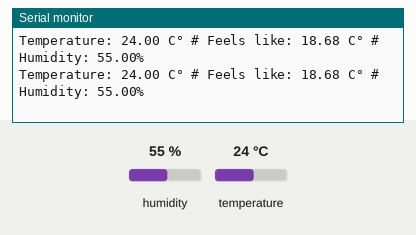
Simulated run of this sketch. Board: Arduino Uno, built with avr-gcc and run on an emulated ATmega328P. Shown: the last lines printed to the serial monitor. The test bench sets the inputs (shaded band); at power-on: humidity 55 %, temperature 24 °C.

Above: at 2.8 s.
2.9 s: humidity set to 22 %
At 5.0 s:
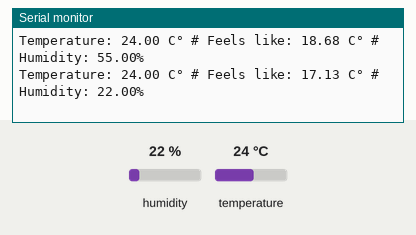
5.6 s: temperature set to 12 °C
At 6.7 s:
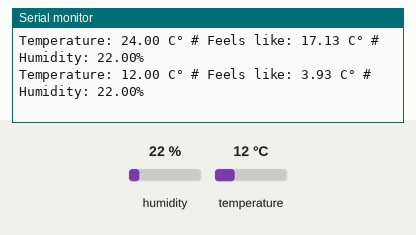
8.3 s: humidity set to 40 %
At 11.4 s:
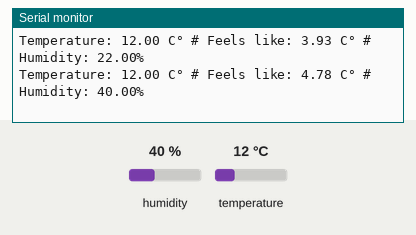
Timing chart, 0 to 12.9 s (numbered marks = the images above; inputs shaded):
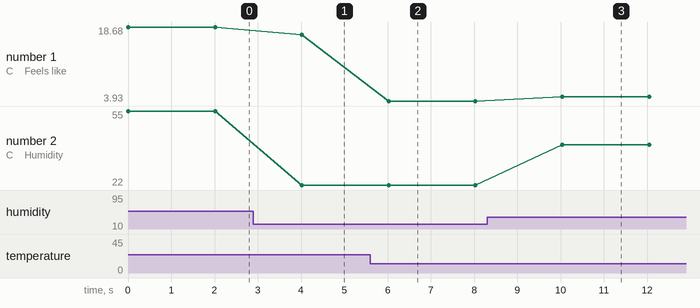

Measured:
- after the input at 2.9 s, the serial monitor: prints a new line after 1.1 s (image 1)
- after the input at 5.6 s, the serial monitor: prints a new line after 0.43 s (image 2)
- after the input at 8.3 s, the serial monitor: prints a new line after 1.7 s (image 3)
- plotted number 1: 18.68 → 17.13 after the input at 2.9 s, 17.13 → 3.93 after the input at 5.6 s, 3.93 → 4.78 after the input at 8.3 s
- plotted number 2: 55 → 22 after the input at 2.9 s, 22 → 40 after the input at 8.3 s

The sketch:

weather_dht22.ino
```cpp
#include "utility.hpp"

#define PIN_DHT 2
#define TYPE_DHT DHT22

DHT dht(PIN_DHT, TYPE_DHT);

float temperature = 0;
float humidity = 0;
float feelsLike = 0;

// the setup function runs once on power or reset
void setup() {
  // begin the DHT temperature sensor
  dht.begin();
  // begin serial connection for data transmission
  Serial.begin(9600);
  // wait for serial monitor
  while (!Serial);
}

// the loop function loops forever
void loop() {
  // read temperature
  temperature = dht.readTemperature();
  // read humidity
  humidity = dht.readHumidity();
  // calculate heat index
  feelsLike = dht.computeHeatIndex(temperature, humidity);
  // if the values are not read correctly
  if (isnan(temperature) || isnan(humidity) || isnan(feelsLike)) {
    Serial.println(F("Failed to read from DHT sensor!"));
    return;
  }
  printWeatherInfo(temperature, humidity, feelsLike);
  // delay 2 seconds (DHT22 sensing period)
  delayMilliseconds(2000);
}
```

utility.cpp
```cpp
//
// Created by Mohammad Al Zouabi on 01/10/2020.
//
#include "utility.hpp"

/**
 * Delay for a given time in milliseconds
 * @param milliseconds
 */
void delayMilliseconds(const uint32_t &milliseconds) {
  volatile uint32_t startTime = millis();
  while (millis() - startTime < milliseconds);
}

/**
 * prints temperature.
 * @param temperature
 */
void printWeatherInfo(const float &temperature) {
  Serial.print(F("Temperature: "));
  Serial.print(temperature);
  Serial.println(F(" C°"));
}

/**
 * prints temperature and humidity.
 * @param temperature
 * @param humidity
 */
void printWeatherInfo(const float &temperature, const float &humidity) {
  Serial.print(F("Temperature: "));
  Serial.print(temperature);
  Serial.print(F(" C° # "));
  Serial.print(F("Humidity: "));
  Serial.print(humidity);
  Serial.println(F("%"));
}

/**
 * prints temperature, humidity, and heat index.
 * @param temperature
 * @param humidity
 * @param heatIndex
 */
void printWeatherInfo(const float &temperature, const float &humidity, const float &heatIndex) {
  Serial.print(F("Temperature: "));
  Serial.print(temperature);
  Serial.print(F(" C° # "));
  Serial.print(F("Feels like: "));
  Serial.print(heatIndex);
  Serial.print(F(" C° # "));
  Serial.print(F("Humidity: "));
  Serial.print(humidity);
  Serial.println(F("%"));
}
```

utility.hpp
```cpp
//
// Created by Mohammad Al Zouabi on 01/10/2020.
//
#pragma once

#include <Arduino.h>
#include <DHT.h>

/**
 * Delay for a given time in milliseconds
 * @param milliseconds
 */
void delayMilliseconds(const uint32_t &milliseconds);

/**
 * prints temperature.
 * @param temperature
 */
void printWeatherInfo(const float &temperature);

/**
 * prints temperature and humidity.
 * @param temperature
 * @param humidity
 */
void printWeatherInfo(const float &temperature, const float &humidity);

/**
 * prints temperature, humidity, and heat index.
 * @param temperature
 * @param humidity
 * @param heatIndex
 */
void printWeatherInfo(const float &temperature, const float &humidity, const float &heatIndex);
```
